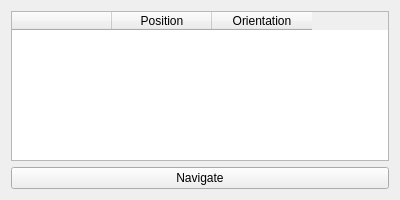
<?xml version="1.0" encoding="UTF-8"?>
<ui version="4.0">
 <class>WaypointManagerWidget</class>
 <widget class="QWidget" name="WaypointManagerWidget">
  <property name="geometry">
   <rect>
    <x>0</x>
    <y>0</y>
    <width>400</width>
    <height>200</height>
   </rect>
  </property>
  <property name="minimumSize">
   <size>
    <width>400</width>
    <height>200</height>
   </size>
  </property>
  <property name="windowTitle">
   <string>WaypointManagerWidget</string>
  </property>
  <layout class="QHBoxLayout" name="horizontalLayout_2">
   <property name="sizeConstraint">
    <enum>QLayout::SetDefaultConstraint</enum>
   </property>
   <item>
    <widget class="QWidget" name="widget_2" native="true">
     <layout class="QVBoxLayout" name="verticalLayout">
      <property name="margin">
       <number>0</number>
      </property>
      <item>
       <widget class="QTableWidget" name="tableWidget">
        <column>
         <property name="text">
          <string/>
         </property>
        </column>
        <column>
         <property name="text">
          <string>Position</string>
         </property>
        </column>
        <column>
         <property name="text">
          <string>Orientation</string>
         </property>
        </column>
       </widget>
      </item>
      <item>
       <widget class="QPushButton" name="pushButton">
        <property name="text">
         <string>Navigate</string>
        </property>
       </widget>
      </item>
     </layout>
    </widget>
   </item>
  </layout>
 </widget>
 <layoutdefault spacing="6" margin="11"/>
 <resources/>
 <connections>
  <connection>
   <sender>tableWidget</sender>
   <signal>cellClicked(int,int)</signal>
   <receiver>WaypointManagerWidget</receiver>
   <slot>editSlot(int,int)</slot>
   <hints>
    <hint type="sourcelabel">
     <x>199</x>
     <y>83</y>
    </hint>
    <hint type="destinationlabel">
     <x>199</x>
     <y>99</y>
    </hint>
   </hints>
  </connection>
  <connection>
   <sender>pushButton</sender>
   <signal>pressed()</signal>
   <receiver>WaypointManagerWidget</receiver>
   <slot>confirmNavigation()</slot>
   <hints>
    <hint type="sourcelabel">
     <x>199</x>
     <y>177</y>
    </hint>
    <hint type="destinationlabel">
     <x>199</x>
     <y>99</y>
    </hint>
   </hints>
  </connection>
 </connections>
 <slots>
  <slot>treeItemChanged(QTreeWidgetItem*,QTreeWidgetItem*)</slot>
  <slot>insertButtonPressed()</slot>
  <slot>editSlot(int,int)</slot>
  <slot>confirmNavigation()</slot>
 </slots>
</ui>
